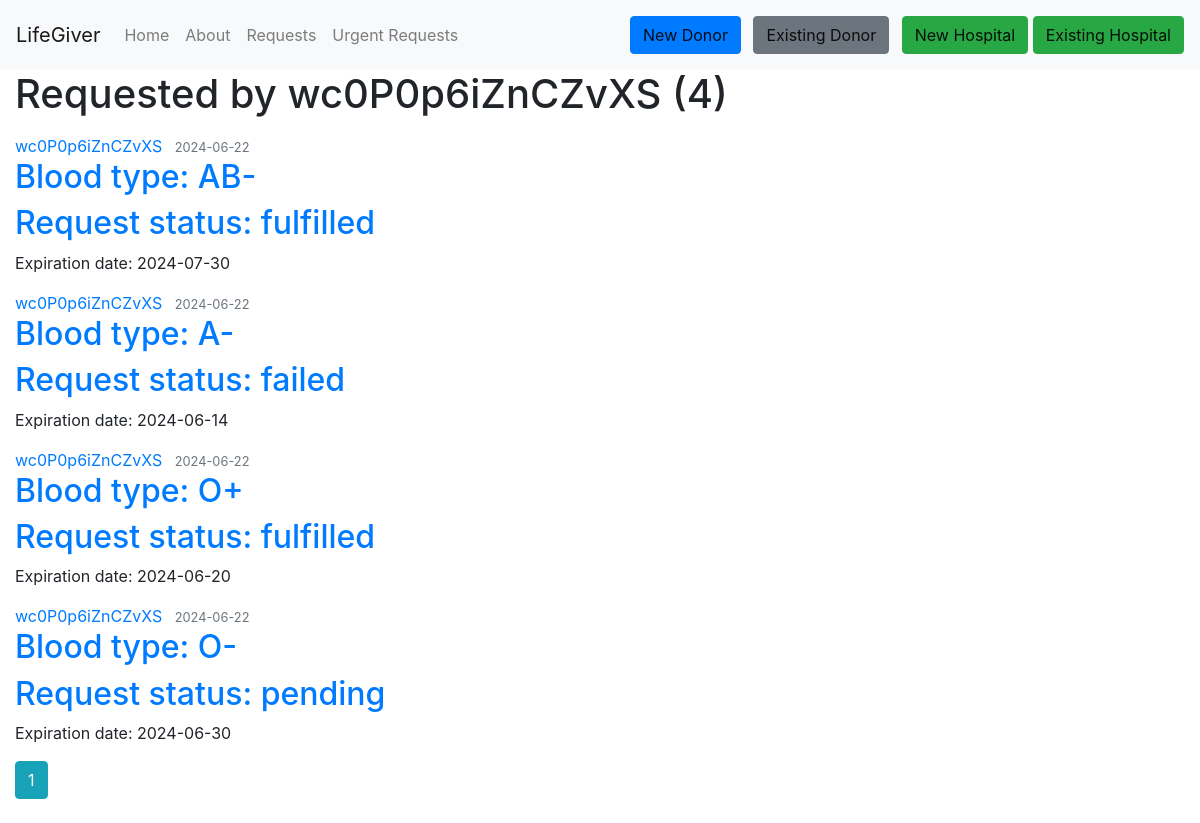
/hospital/Hos1, run on an earlier commit of the app's database.
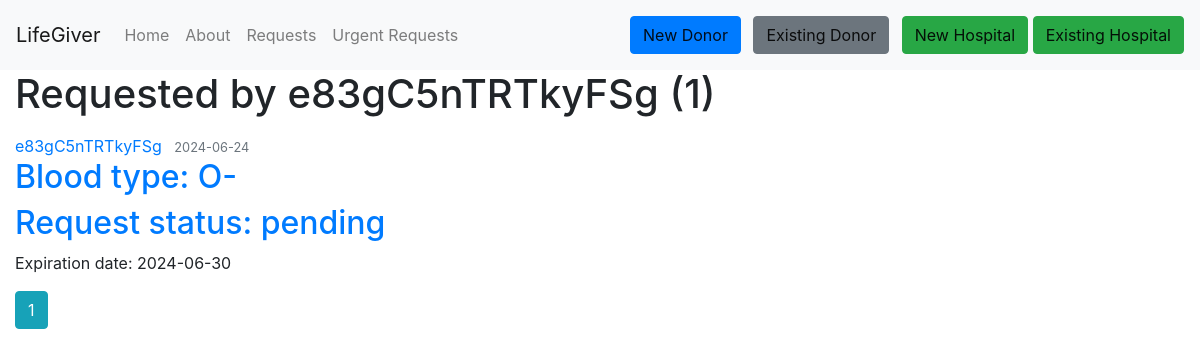
And on a later commit of the database.
### Lifegiver_test/lifegiver/models.py (models this page shows, shortened)
class Hospital(db.Model, UserMixin):
    __tablename__ = 'hospital'
    id = db.Column(db.Integer, primary_key=True)
    name = db.Column(db.String(225), nullable=False)
    image_file = db.Column(db.String(20), nullable=False, default='default1.png')
    street = db.Column(db.String(500), nullable=True)
    city = db.Column(db.String(100), nullable=True)
    province = db.Column(db.String(100), nullable=True)
    zip_code = db.Column(db.String(45), nullable=True)
    country = db.Column(db.String(100), nullable=True)
    phone_number = db.Column(db.String(45), nullable=False)
    email = db.Column(db.String(125), unique=True, nullable=False)
    password = db.Column(db.String(60), nullable=False)
    barcode = db.Column(db.String(100), unique=True, nullable=False)
    hospital_donations = db.relationship('UserDonation', backref='hospital_donation', lazy=True)
    hospital_requests = db.relationship('DonationRequest', backref='hospital_request', lazy=True)
    urgent_requests = db.relationship('UrgentRequest', backref='hospital_urgent_request', lazy=True)

class DonationRequest(db.Model):
    id = db.Column(db.Integer, primary_key=True)
    hospital_id = db.Column(db.Integer, db.ForeignKey('hospital.id'), nullable=False)
    blood_type = db.Column(db.Enum('O-', 'O+', 'A-', 'A+', 'B-', 'B+', 'AB-', 'AB+'), nullable=False)
    request_date = db.Column(db.DateTime, nullable=False, default=datetime.now)
    status = db.Column(db.Enum('pending', 'fulfilled', 'failed'), nullable=False)
    expiration_date = db.Column(db.DateTime, nullable=False, default=lambda: datetime.now() + timedelta(days=90))
    request_donations = db.relationship('UserDonation', backref='donation_request', lazy=True)

### Lifegiver_test/lifegiver/route.py (the view)
@app.route('/hospital/<string:name>', methods=['POST', 'GET'], strict_slashes=False)
def hospital_requests(name):
    page = request.args.get('page', 1, type=int)
    hospital = Hospital.query.filter_by(name=name).first_or_404()
    hospital_requests = DonationRequest.query.filter_by(hospital_request=hospital)\
            .order_by(DonationRequest.request_date.desc())\
            .paginate(page=page, per_page=5) # inteade of using .all() we gonna change it to .paginate() to get 10 requests per page
    return render_template('hospital_requests.html', title='Hospital Requests page', requests=hospital_requests, hospital=hospital)

### Lifegiver_test/lifegiver/templates/hospital_requests.html
{% extends "layout.html" %}
{% block content %}
    <h1 class="mb-3">Requested by {{ hospital.barcode }} ({{ requests.total }})</h1>
    {% for req in requests.items %}
        <article class="media content-section">
          <div class="media-body">
            <div class="article-metadata">
              <a class="mr-2" href="{{ url_for('hospital_requests', barcode=req.hospital_request.barcode) }}">{{ req.hospital_request.barcode }}</a>
              <small class="text-muted">{{ req.request_date.strftime('%Y-%m-%d') }}</small>
            </div>
            <h2><a class="article-title" href="{{ url_for('don_request', don_request_id=req.id) }}">{{ 'Blood type: ' ~ req.blood_type }}</a></h2>
            <h2><a class="article-title" href="#">{{ 'Request status: ' ~ req.status }}</a></h2>
            <p class="article-content">{{ 'Expiration date: ' ~ req.expiration_date.strftime('%Y-%m-%d') }}</p>
          </div>
        </article>
    {% endfor %}
    {% for page_num in requests.iter_pages(left_edge=1, right_edge=1, left_current=1, right_current=1) %}
      {% if page_num %}
        {% if requests.page == page_num %}
          <a class="btn btn-info mb-4" href="{{ url_for('hospital_requests', barcode=hospital.barcode, page=page_num) }}">{{ page_num }}</a>
        {% else %}
          <a class="btn btn-outline-info mb-4" href="{{ url_for('hospital_requests',barcode=hospital.barcode, page=page_num) }}">{{ page_num }}</a>
        {% endif %}
      {% else %}
        ...
      {% endif %}
    {% endfor %}
{% endblock content %}

### Lifegiver_test/lifegiver/templates/layout.html (shortened to what this page needs)
<!DOCTYPE html>
<html lang="en">
<head>
    <link rel="stylesheet" href="https://maxcdn.bootstrapcdn.com/bootstrap/4.0.0/css/bootstrap.min.css">
    <link rel="stylesheet" type="text/css" href="{{ url_for('static', filename='main.css') }}">
</head>
<body>
    <nav class="navbar navbar-expand-lg navbar-light bg-light">
        <a class="navbar-brand" href="{{ url_for('home') }}">LifeGiver</a>
        <div class="collapse navbar-collapse" id="navbarNav">
            <ul class="navbar-nav mr-auto">
                <li class="nav-item">
                    <a class="nav-link" href="{{ url_for('home') }}">Home</a>
                </li>
                <li class="nav-item">
                    <a class="nav-link" href="{{ url_for('about') }}">About</a>
                </li>
                <li class="nav-item">
                    <a class="nav-link" href="{{ url_for('requests') }}">Requests</a>
                </li>
                <li class="nav-item">
                    <a class="nav-link" href="{{ url_for('urgent_requests') }}">Urgent Requests</a>
                </li>
            </ul>
            <span class="navbar-text">
            {% if current_user.is_authenticated %}
                {% if session.get('user_type') == 'donor' %}
                    <a class="nav-item nav-link" href="{{ url_for('donor_dashboard') }}">Donor Dashboard</a>
                {% elif session.get('user_type') == 'hospital' %}
                    <a class="nav-item nav-link" href="{{ url_for('new_request') }}">New Donation Request</a>
                    <a class="nav-item nav-link" href="{{ url_for('new_urgent_request') }}">Urgent Request</a>
                    <a class="nav-item nav-link" href="{{ url_for('hospital_dashboard') }}">Hospital Dashboard</a>
                {% endif %}
                <a class="nav-item nav-link" href="{{ url_for('logout') }}">Logout</a>
            {% else %}
                <a class="btn btn-primary mr-2" href="{{ url_for('new_donor') }}">New Donor</a>
                <a class="btn btn-secondary mr-2" href="{{ url_for('existing_donor') }}">Existing Donor</a>
                <a class="btn btn-success" href="{{ url_for('hospital_registration') }}">New Hospital</a>
                <a class="btn btn-success" href="{{ url_for('hospital_login') }}">Existing Hospital</a>
                {% endif %}
            </span>
        </div>
    </nav>
    <div class="col-md-8">
        {% block content %}
        {% endblock content%}
      </div>
</body>
</html>

What changed in the data, as far as the page shows it:
removed DonationRequest: hospital_request.barcode "wc0P0p6iZnCZvXS", request_date "2024-06-22", blood_type "Blood type: AB-", status "Request status: fulfilled", expiration_date "Expiration date: 2024-07-30"
removed DonationRequest: hospital_request.barcode "wc0P0p6iZnCZvXS", request_date "2024-06-22", blood_type "Blood type: A-", status "Request status: failed", expiration_date "Expiration date: 2024-06-14"
removed DonationRequest: hospital_request.barcode "wc0P0p6iZnCZvXS", request_date "2024-06-22", blood_type "Blood type: O+", status "Request status: fulfilled", expiration_date "Expiration date: 2024-06-20"
changed Hospital: barcode "wc0P0p6iZnCZvXS" → "e83gC5nTRTkyFSg"
changed DonationRequest "Blood type: O-": hospital_request.barcode "wc0P0p6iZnCZvXS" → "e83gC5nTRTkyFSg"; request_date "2024-06-22" → "2024-06-24"
Also different on the page:
{{ requests.total }}: "4" → "1"
